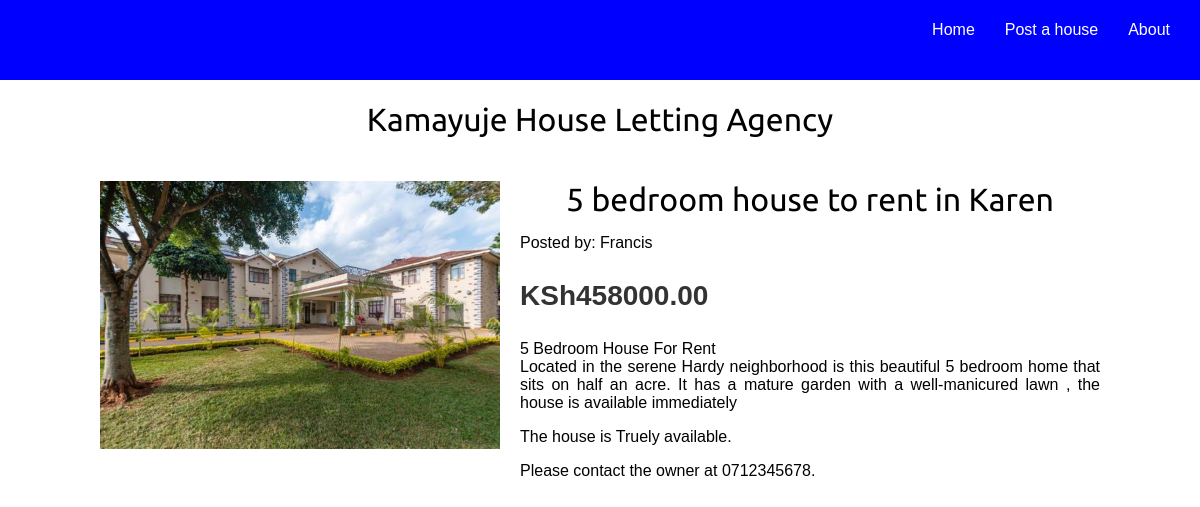
The app's page /10/5-bedroom-house-to-rent-in-karen/ with its own data.
### Houses/models.py (models this page shows, shortened)
class House_Details(models.Model):
    user = models.ForeignKey(User,
                             related_name='houses',
                             on_delete=models.CASCADE)
    location = models.ForeignKey(House_Location,
                                 on_delete=models.CASCADE)
    title = models.CharField(max_length=255)
    slug = models.SlugField(max_length=155, unique=True)
    thumbnail = models.ImageField(upload_to='img')
    description = models.TextField(max_length=1000)
    monthly_rent = models.DecimalField(max_digits=10,
                                       decimal_places=2)
    available = models.BooleanField(default=True)
    owners_contact = models.DecimalField(max_digits=10,
                                         decimal_places=0)
    posted = models.DateTimeField(auto_now_add=True)
    updated = models.DateTimeField(auto_now=True)
    class Meta:
        ordering = ['-posted']

### Houses/views.py (the view)
# urls.py: path('<int:id>/<slug:slug>/', views.house_detail,
def house_detail(request, id, slug):
    house = get_object_or_404(House_Details,
                              id=id,
                              slug=slug,
                              available=True)
    return render(request,
                  'houses/house_detail.html',
                  {'house': house})

### Houses/templates/houses/house_detail.html (shortened to what this page needs)
{% extends 'Agency/base.html' %}
{% load static %}
{% block content %}
    <div class="product-detail">
        {% if house.thumbnail %}
            <img src="{{ house.thumbnail.url }}"> {% else %}{% static "img/no_image.png" %}
        {% endif %}
        <h1>{{ house.title }}</h1>
        <p>Posted by: {{ house.user }}</p>
        <p class="price">KSh{{ house.monthly_rent }}</p>
        {{ house.description|linebreaks }}
        <p>The house is {{ house.available }}ly available.</p>
        <p>Please contact the owner at 0{{ house.owners_contact }}.</p>
    </div>
{% endblock %}

### Agency/static/css/base.css (style rules this page uses)
body { margin:0; padding:0; font-family:helvetica, sans-serif; }
h1, h2, h3, h4, h5 , h6 { font-family: 'Ubuntu', sans-serif; font-weight:normal; }
.product-detail { text-align:justify; }
.product-detail .price { color:#333; font-size:28px; font-weight:bold; }
.product-detail img { width:40%; float:left; padding:0 20px 20px 0; }
.product-detail h1 { margin-bottom:0; }
h1, h3 { text-align: center; }

### records on screen
House_Details: thumbnail (picture), title "5 bedroom house to rent in Karen", user "Francis", monthly_rent "458000.00", description "5 Bedroom House For Rent Located in the serene Hardy neighborhood is this beautiful 5 bedroom home that sits on half an acre. It has a mature garden with a well-manicured lawn , the house is available immediately", available "True", owners_contact "712345678"
